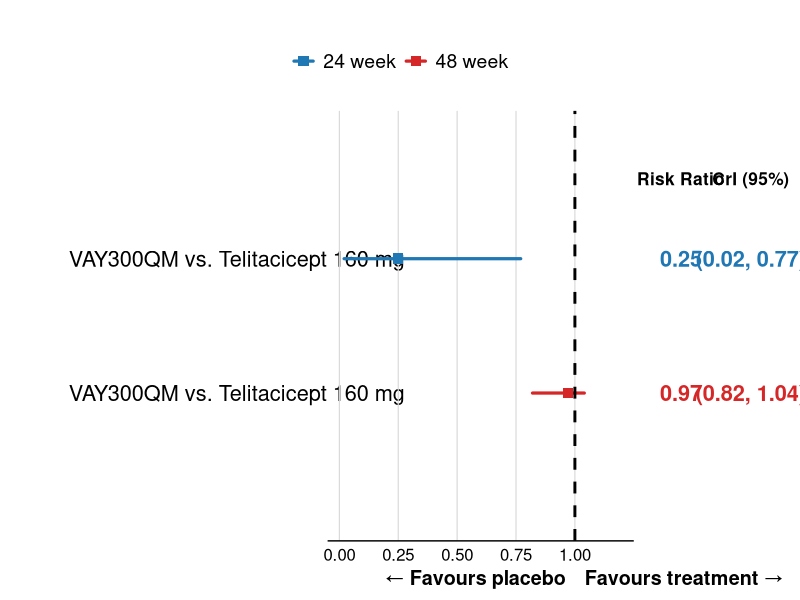
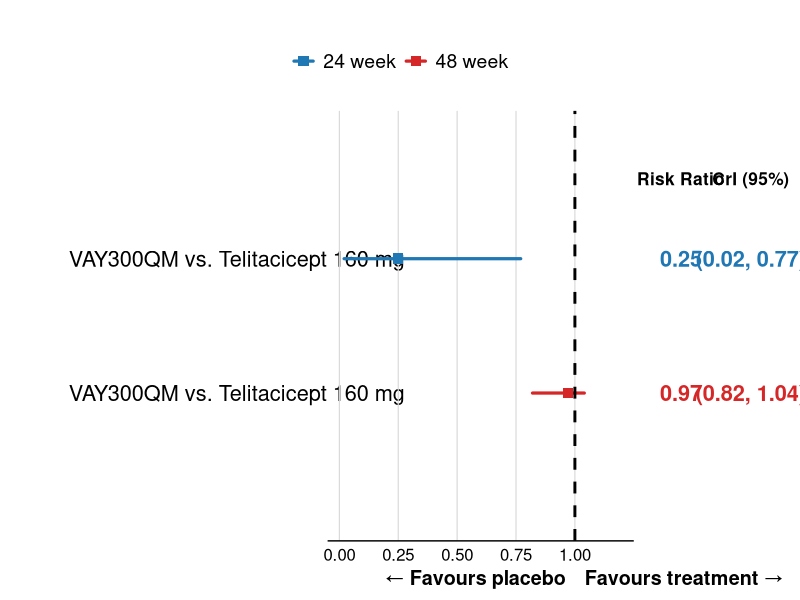

Write the R code that produced these figures, in order.
library(tidyverse)
library(patchwork)

df <- data.frame(comparison = rep("VAY300QM vs. Telitacicept 160 mg", 2),
                 timepoint = c("24 week", "48 week"),
                 RR = c(0.25, 0.97),
                 lower = c(0.02, 0.82),
                 upper = c(0.77, 1.04))

df$Treatment <- df$comparison
df$timepoint <- factor(df$timepoint, levels = c("24 week", "48 week"))
df$RowID <- paste(df$Treatment, df$timepoint, sep = " | ")
df$RowID <- factor(df$RowID, levels = rev(unique(df$RowID)))
df$RR_label  <- sprintf("%.2f", df$RR)
df$CrI_label <- sprintf("(%.2f, %.2f)", df$lower, df$upper)

timepoint_colors <- c("24 week" = "#1F77B4", "48 week" = "#D62728")

n <- nrow(df)

xlim_low  <- 0.0  # tweak
xlim_high <- 1.2  # tweak

# ---- Forest plot (middle panel) ----

p_forest <- ggplot(df, aes(x = RR, y = RowID, colour = timepoint)) +
  geom_segment(
    aes(x = lower, xend = upper, y = RowID, yend = RowID, colour = timepoint),
    linewidth = 1.1, lineend = "round"
  ) +
  geom_point(size = 3.2, shape = 15) +
  geom_vline(xintercept = 1,
             linetype = "dashed",
             color = "black",
             linewidth = 1) +
  annotate("text", x = 1, y = -0.15, label = "\u2190 Favours placebo",
           hjust = 1.05, vjust = 2.5, size = 5.0, color = "black", fontface = "bold") +
  annotate("text", x = 1, y = -0.15, label = "Favours treatment \u2192",
           hjust = -0.05, vjust = 2.5, size = 5.0, color = "black", fontface = "bold") +
  scale_x_continuous(
    breaks = seq(xlim_low, xlim_high, 0.25), # tweak
    limits = c(xlim_low - 0.05, xlim_high + 0.05), # tweak
    expand = c(0, 0)
  ) +
  scale_colour_manual(values = timepoint_colors, name = NULL,
                      guide = guide_legend(nrow = 1)) +
  scale_y_discrete(limits = levels(df$RowID), drop = FALSE) +
  labs(x = NULL, y = NULL) +
  coord_cartesian(ylim = c(0.5, n + 0.5), clip = "off") +
  theme_minimal(base_size = 11) +
  theme(
    panel.grid.minor = element_blank(),
    panel.grid.major.y = element_blank(),
    panel.grid.major.x = element_line(colour = "grey85", linewidth = 0.4),
    axis.text.y = element_blank(),
    axis.ticks.y = element_blank(),
    axis.text.x = element_text(size = 12, color = "black"),
    axis.line.x = element_line(),
    axis.title.x = element_text(size = 12, face = "bold", margin = margin(t = 16), vjust = -3),
    plot.margin = margin(t = 5, r = 4, b = 20, l = 10),
    plot.background  = element_blank(),
    panel.background = element_blank(),
    legend.text = element_text(size = 14),
    legend.background = element_blank(),
    legend.box.background = element_blank(),
    legend.margin = margin(t = 25, r = 0, b = 0, l = 0)
  )

# ---- Table panels: Treatment (left) | forest plot (middle) | Risk Ratio, CrI (95%) (right) ----

tbl_left <- data.frame(
  RowID = df$RowID,
  col = factor("Treatment", levels = "Treatment"),
  label = as.character(df$Treatment)
)

p_table_left <- ggplot(tbl_left, aes(x = col, y = RowID, label = label)) +
  geom_text(size = 5.5, color = "black", hjust = 0) +
  scale_x_discrete(position = "top") +
  scale_y_discrete(limits = levels(df$RowID), drop = FALSE) +
  coord_cartesian(ylim = c(0.5, n + 0.5), clip = "off") +
  theme_void(base_size = 11) +
  theme(
    axis.text.x.top = element_blank(),
    plot.margin = margin(t = 5, r = 130, b = 10, l = 0)
  )

tbl_right <- data.frame(
  RowID = rep(df$RowID, 2),
  timepoint = rep(df$timepoint, 2),
  col = factor(rep(c("Risk Ratio", "CrI (95%)"), each = n),
               levels = c("Risk Ratio", "CrI (95%)")),
  label = c(df$RR_label, df$CrI_label)
)

tbl_right$text_color <- timepoint_colors[as.character(tbl_right$timepoint)]

p_table_right <- ggplot(tbl_right, aes(x = col, y = RowID, label = label)) +
  geom_text(aes(colour = text_color), size = 5.5, hjust = 0.5, fontface = "bold") +
  scale_colour_identity() +
  scale_x_discrete(position = "top") +
  scale_y_discrete(limits = levels(df$RowID), drop = FALSE) +
  coord_cartesian(ylim = c(0.5, n + 0.5), clip = "off") +
  theme_void(base_size = 11) +
  theme(
    axis.text.x.top = element_text(size = 12.5, face = "bold", color = "black",
                                   margin = margin(b = 4), vjust = -20),
    plot.margin = margin(t = 5, r = 0, b = 10, l = 0)
  )

# ---- Combine: Treatment table (left) + forest plot (middle) + RR/CrI table (right) ----

final_plot <- p_table_left + p_forest + p_table_right +
  plot_layout(widths = c(0.4, 1, 0.5), guides = "collect") + # tweak
  plot_annotation(
    theme = theme(
      legend.position = "top",
      legend.direction = "horizontal",
      legend.text = element_text(size = 14),
      legend.margin = margin(t = 25, r = 0, b = 0, l = 0),
      plot.background = element_rect(
        fill = "transparent",
        colour = NA
      ),
      panel.background = element_rect(
        fill = "transparent",
        colour = NA
      )
    )
  )

final_plot

ggsave("FP04.png",
       final_plot,
       width = 14,
       height = 6,
       dpi = 2000,
       bg = "transparent")
